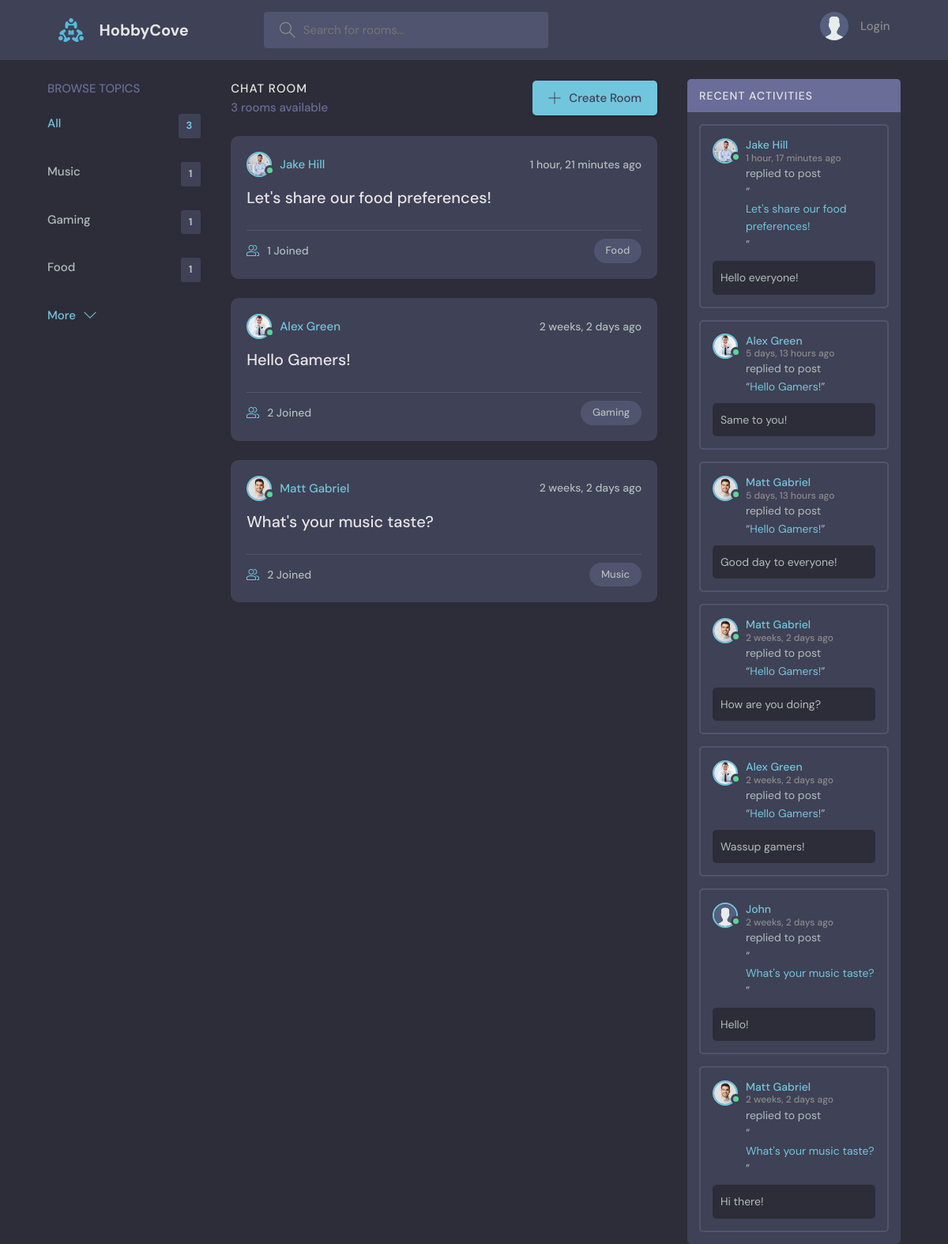
The page / on the database its author committed.
### base/models.py (models this page shows, shortened)
class Topic(models.Model):
    name = models.CharField(max_length = 200)

class Room(models.Model):
    host = models.ForeignKey(User, on_delete = models.SET_NULL, null = True)
    topic = models.ForeignKey(Topic, on_delete = models.SET_NULL, null = True)
    name = models.CharField(max_length  = 200)
    description = models.TextField(null = True, blank = True)
    participants = models.ManyToManyField(User, related_name='participants', blank = True)
    updated = models.DateTimeField(auto_now = True)
    created = models.DateTimeField(auto_now_add = True)
    class Meta:
        ordering = ['-updated', '-created']
    def __str__(self):
        return self.name

class User(AbstractUser):
    name = models.CharField(max_length = 200, null = True)
    email = models.EmailField(unique = True, null = True)
    bio = models.TextField(null = True)
    avatar = models.ImageField(null = True, default = "avatar.svg")
    USERNAME_FIELD = 'email'
    REQUIRED_FIELDS = []

class Message(models.Model):
    user = models.ForeignKey(User, on_delete = models.CASCADE)
    room = models.ForeignKey(Room, on_delete = models.CASCADE)
    body = models.TextField()
    updated = models.DateTimeField(auto_now = True)
    created = models.DateTimeField(auto_now_add = True)
    class Meta:
        ordering = ['-updated', '-created']

### base/views.py (the view)
# urls.py: 2. Add a URL to urlpatterns:  path('', views.home, name='home')
def home(request):
    q = request.GET.get('q') if request.GET.get('q') != None else ''
    rooms = Room.objects.filter(
        Q(topic__name__icontains = q) |
        Q(name__icontains = q) |
        Q(description__icontains = q)
        )
    topics = Topic.objects.all()[0:5]
    room_count = rooms.count()
    room_messages = Message.objects.filter(Q(room__topic__name__icontains = q))
    context = {'rooms': rooms, 'topics': topics, 'room_count': room_count,
               'room_messages': room_messages}
    return render(request, 'base/home.html', context)

### base/templates/base/home.html (shortened to what this page needs)
{% extends 'main.html' %}
{% block content %}
<main class="layout layout--3">
  <div class="container">
    {% include 'base/topics.html' %}
    <div class="roomList">
      <div class="roomList__header">
        <div>
          <h2>Chat Room</h2>
          <p>{{room_count}} rooms available</p>
        </div>
        <a class="btn btn--main" href="{% url 'create-room' %}">
          <svg version="1.1" xmlns="http://www.w3.org/2000/svg" width="32" height="32" viewBox="0 0 32 32">
            <title>add</title>
            <path
              d="M16.943 0.943h-1.885v14.115h-14.115v1.885h14.115v14.115h1.885v-14.115h14.115v-1.885h-14.115v-14.115z"
            ></path>
          </svg>
          Create Room
        </a>
      </div>
      {% include 'base/feed.html' %}
    </div>
    {% include 'base/activity.html' %}
  </div>
</main>
{% endblock content %}

### base/templates/base/topics.html
<div class="topics">
    <div class="topics__header">
      <h2>Browse Topics</h2>
    </div>
    <ul class="topics__list">
      <li>
        <a href="{% url 'home' %}" class="active">All<span>{{topics.count}}</span></a>
      </li>
      {% for topic in topics %}
      <li>
        <a href="{% url 'home' %}?q={{topic.name}}">{{topic.name}}<span>{{topic.room_set.all.count}}</span></a>
      </li>
      {% endfor %}
    </ul>
    <a class="btn btn--link" href="{% url 'topics' %}">
      More
      <svg version="1.1" xmlns="http://www.w3.org/2000/svg" width="32" height="32" viewBox="0 0 32 32">
        <title>chevron-down</title>
        <path d="M16 21l-13-13h-3l16 16 16-16h-3l-13 13z"></path>
      </svg>
    </a>
</div>

### base/templates/base/feed.html (shortened to what this page needs)
{% for room in rooms %}
<div class="roomListRoom">
    <div class="roomListRoom__header">
      <a href="{% url 'user-profile' room.host.id %}" class="roomListRoom__author">
        <div class="avatar avatar--small active">
          <img src="{{room.host.avatar.url}}" />
        </div>
        <span>{{room.host.name}}</span>
      </a>
      <div class="roomListRoom__actions">
        <span>{{room.created|timesince}} ago</span>
      </div>
    </div>
    <div class="roomListRoom__content">
      <a href="{% url 'room' room.id %}">{{room.name}}</a>
    </div>
    <div class="roomListRoom__meta">
      <a href="{% url 'room' room.id %}" class="roomListRoom__joined">
        {{room.participants.all.count}} Joined
      </a>
      <p class="roomListRoom__topic">{{room.topic.name}}</p>
    </div>
</div>
{% endfor %}

### base/templates/base/activity.html (shortened to what this page needs)
<div class="activities">
    <div class="activities__header">
      <h2>Recent Activities</h2>
    </div>
    {% for message in room_messages %}
    <div class="activities__box">
      <div class="activities__boxHeader roomListRoom__header">
        <a href="{% url 'user-profile' message.user.id %}" class="roomListRoom__author">
          <div class="avatar avatar--small active">
            <img src="{{message.user.avatar.url}}" />
          </div>
          <p>
            {{message.user.name}}
            <span>{{message.created|timesince}} ago</span>
          </p>
        </a>
      </div>
      <div class="activities__boxContent">
        <p>replied to post <br>“<a href="{% url 'room' message.room.id %}">{{message.room}}</a>”</p>
        <div class="activities__boxRoomContent">
            {{message.body}}
        </div>
      </div>
    </div>
    {% endfor %}
</div>

### rows shown on the page
Topic: name "Music", room_set.all.count "1"
Topic: name "Gaming", room_set.all.count "1"
Topic: name "Food", room_set.all.count "1"
Room: host.avatar (picture), host.name "Jake Hill", created "1 hour, 21 minutes", name "Let's share our food preferences!", participants.all.count "1", topic.name "Food"
Room: host.avatar (picture), host.name "Alex Green", created "2 weeks, 2 days", name "Hello Gamers!", participants.all.count "2", topic.name "Gaming"
Room: host.avatar (picture), host.name "Matt Gabriel", created "2 weeks, 2 days", name "What's your music taste?", participants.all.count "2", topic.name "Music"
Message: user.avatar (picture), user.name "Jake Hill", created "1 hour, 17 minutes", room "Let's share our food preferences!", body "Hello everyone!"
Message: user.avatar (picture), user.name "Alex Green", created "5 days, 13 hours", room "Hello Gamers!", body "Same to you!"
Message: user.avatar (picture), user.name "Matt Gabriel", created "5 days, 13 hours", room "Hello Gamers!", body "Good day to everyone!"
Message: user.avatar (picture), user.name "Matt Gabriel", created "2 weeks, 2 days", room "Hello Gamers!", body "How are you doing?"
Message: user.avatar (picture), user.name "Alex Green", created "2 weeks, 2 days", room "Hello Gamers!", body "Wassup gamers!"
Message: user.avatar (placeholder picture), user.name "John", created "2 weeks, 2 days", room "What's your music taste?", body "Hello!"
Message: user.avatar (picture), user.name "Matt Gabriel", created "2 weeks, 2 days", room "What's your music taste?", body "Hi there!"

### other values the page prints
{{ topics.count }} "3"
{{ room_count }} "3"
